Frame 1 (no input): blank canvas, image omitted
Frame 60 (no input): blank canvas, image omitted
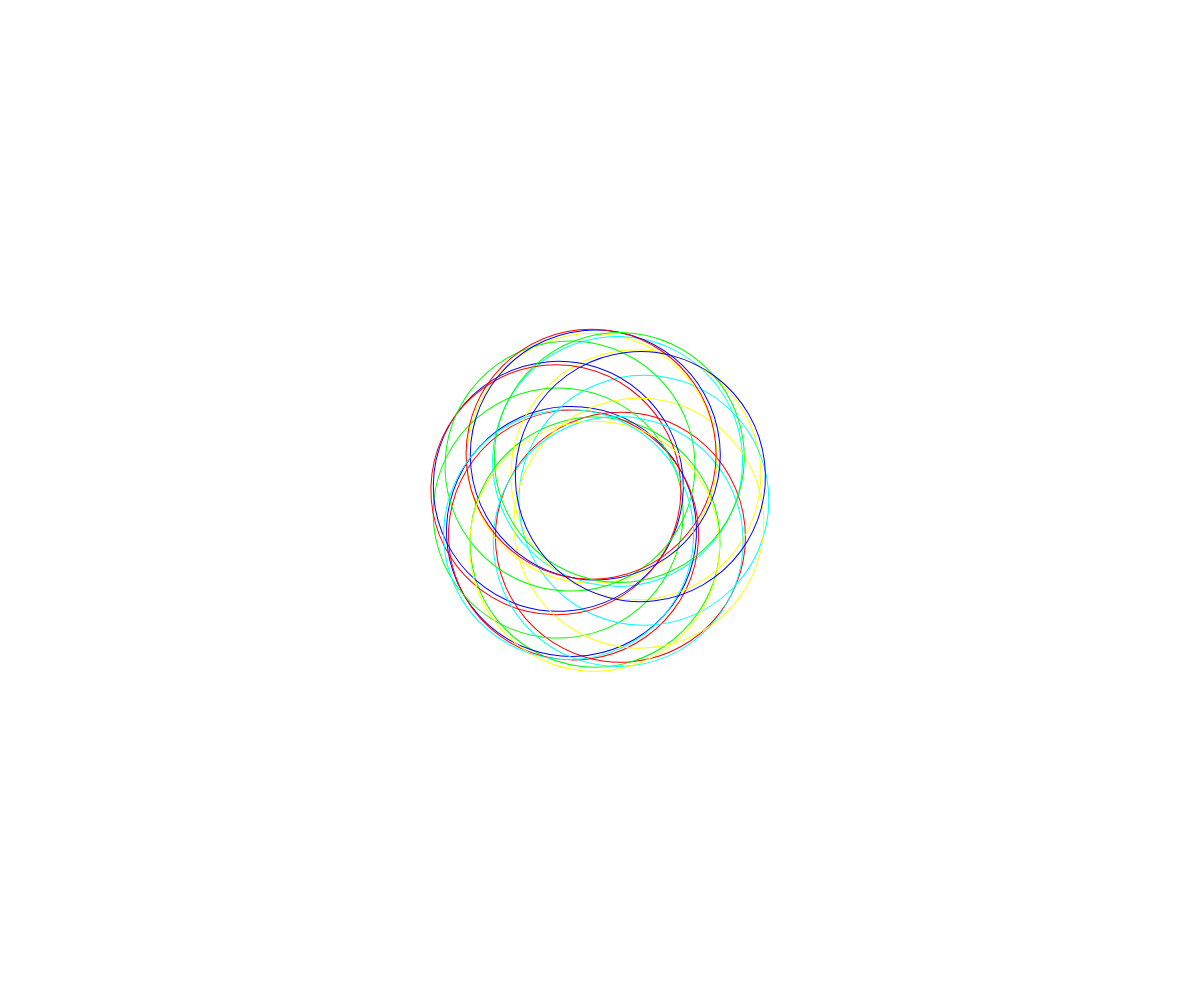
Frame 120 (the mouse pressed at the canvas centre since frame 60)

The p5.js sketch whose frames 1 and 60 were blank and that drew this single picture after the mouse press (run headless with seeded random() and noise() and a simulated clock; from frame 60 on, the mouse is pressed at the canvas centre):

// p5.js sketch
// ── sketch.js
function setup() {
  createCanvas(windowWidth, windowHeight);
  colorMode(HSB);
  radians(DEGREES);
}

function draw() {
  background(255);
  var valueX;

  //var xPlace = map(mouseX, 0, width, ((width / 2) - 150), ((width / 2) + 150));
  var cSize = map (mouseX, 0, width, 0, 500);

  //line(((width / 2) - 150), (height - 40), ((width / 2) + 150), (height - 40));
  //rect(xPlace, (height - 55), 10, 30);


  for (var i = 0; i < 4; i++) {
    for (var angle = 0; angle < 255; angle += 60) {
      push();
      translate(width / 2, height / 2);
      rotate(-frameCount * 0.05);
      rotate(angle + 20 * i);
      translate(30, 30);
      noFill();
      stroke(angle, 100, 100);
      ellipse(i, i, cSize, cSize);
      pop();

    }
  }

}
